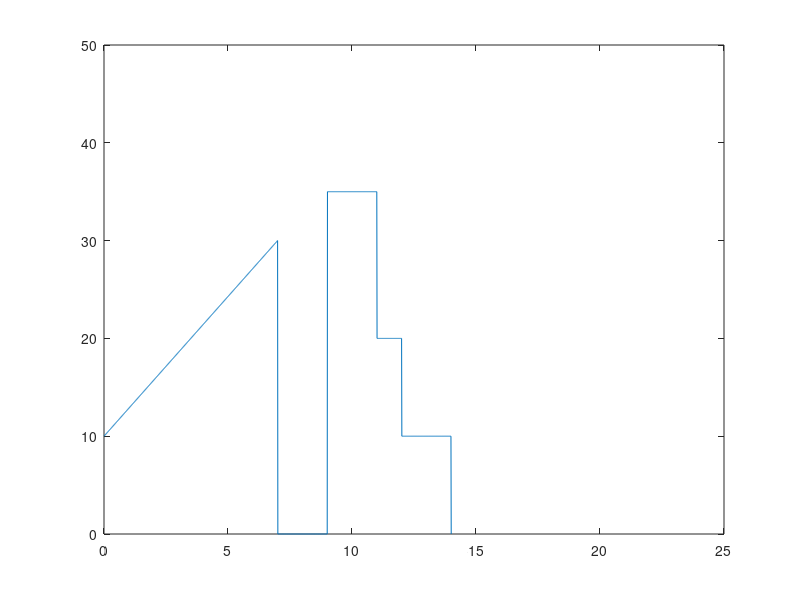

Here is the MATLAB script that generated this plot:
figure
x=0:0.01:14;
for i=1:size(x,2)
   if x(i)<=7
      y(i)=(x(i).*(20/7))+10;
   elseif x(i)<=9
      y(i)=0;
   elseif x(i)<=11
      y(i)=35;
   elseif x(i)<=12
      y(i)=20;
   elseif x(i)<14
      y(i)=10;
   else
      y(i)=0;
   end
end
plot(x,y);
axis([0 25 0 50])
